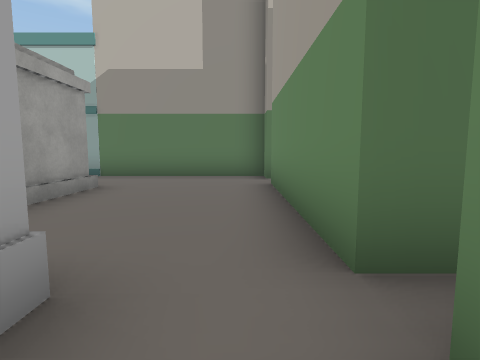
View 1 (above)

24 first-person views from a walk through a Unity game level. The camera is 1.4 m above the floor, tilts 6° down and sees 80° across. The floor is counted in squares, 2 m on a side. Each view is taken from the middle of a square. On the plan, view 1 faces up. The plan holds only what a view shows up to about 10 squares ahead; the rest is blank. The place goes on beyond the plan. The player is left out. Some surface patterns are stand-ins.

View 2
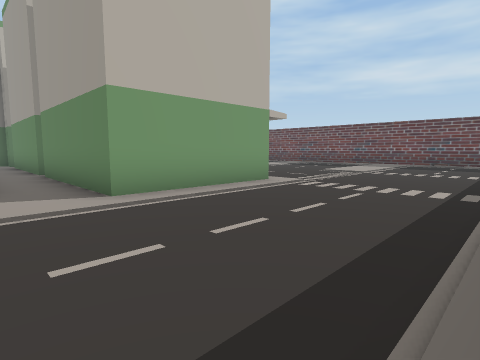

View 3
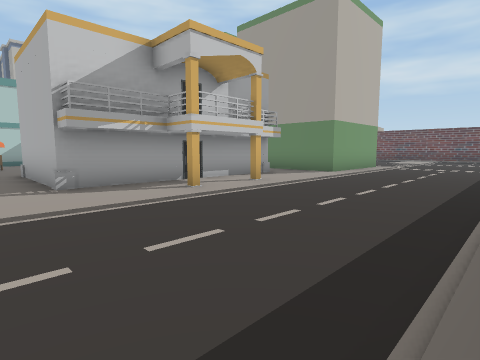

View 4
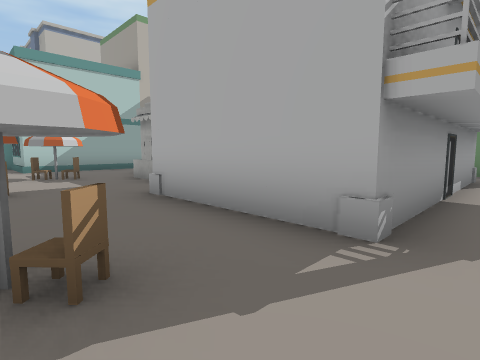

View 5
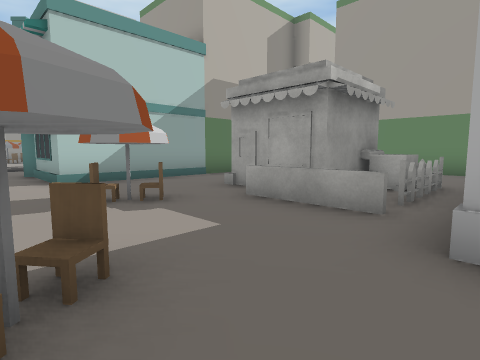

View 6
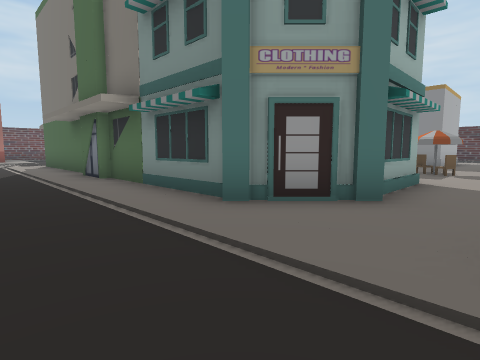

View 7
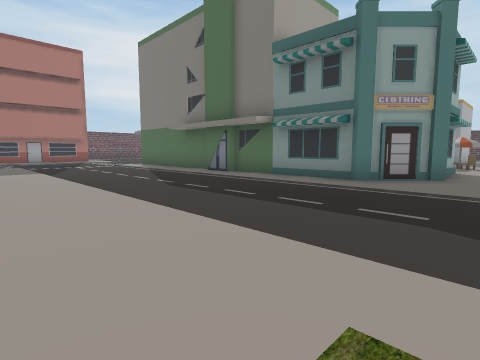

View 8
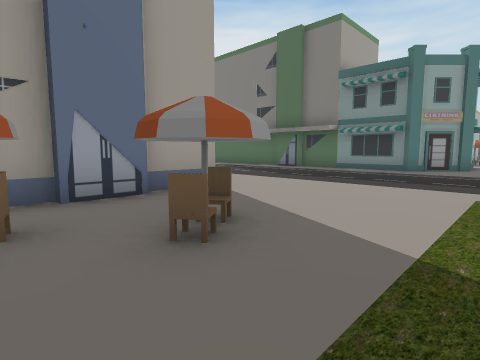

View 9
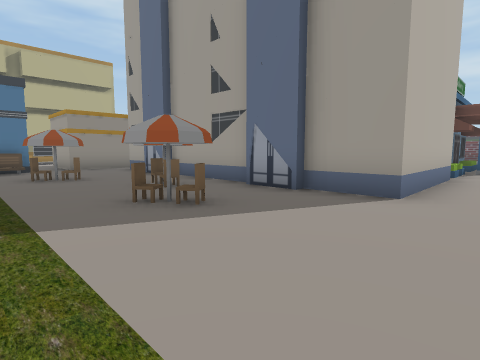

View 10
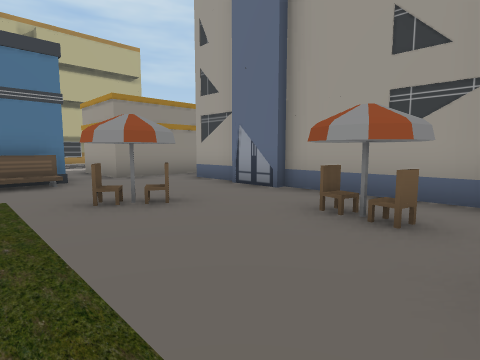

View 11
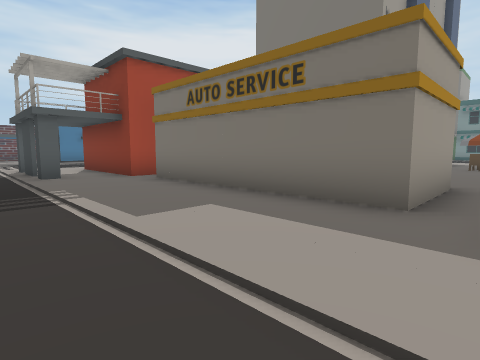

View 12
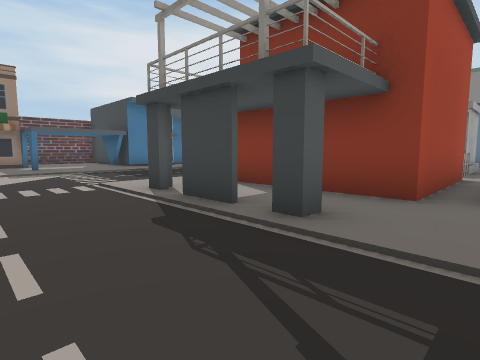

View 13
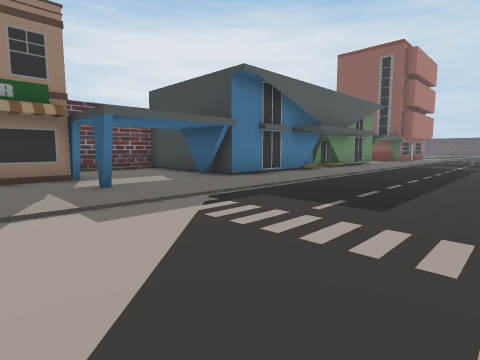

View 14
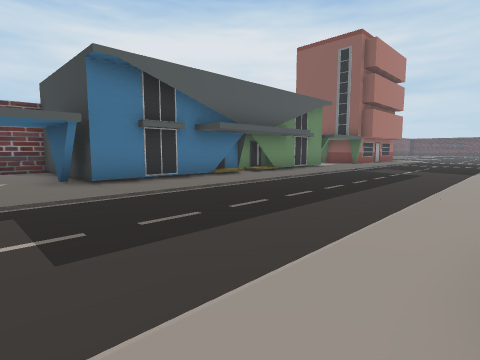

View 15
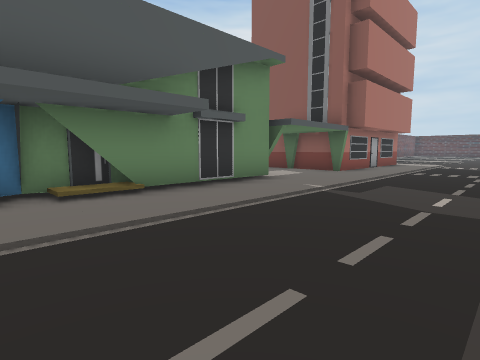

View 16
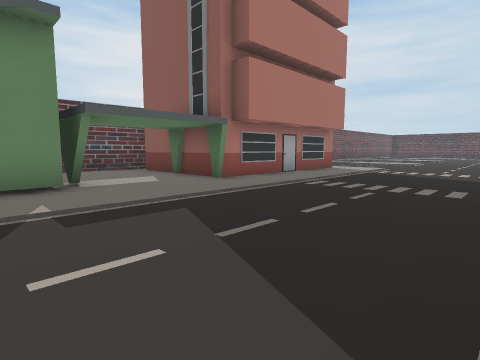

View 17
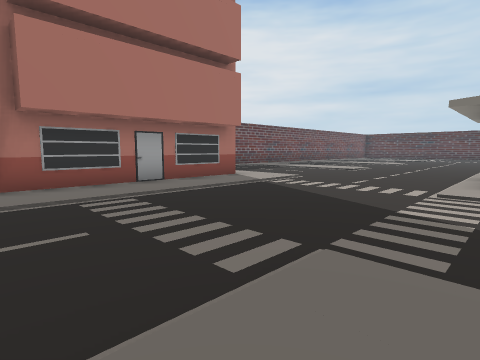

View 18
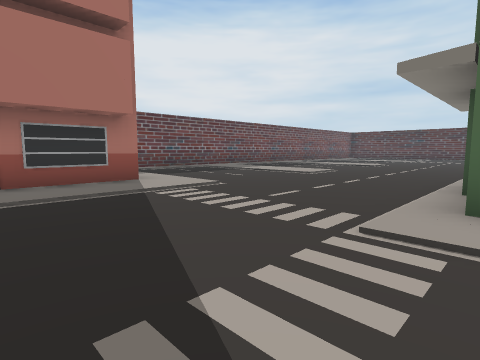

View 19
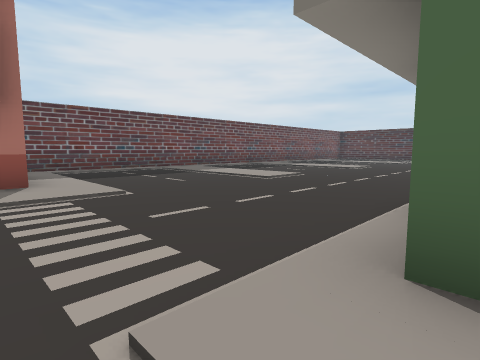

View 20
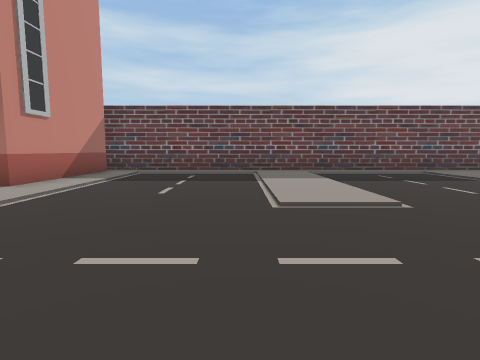

View 21
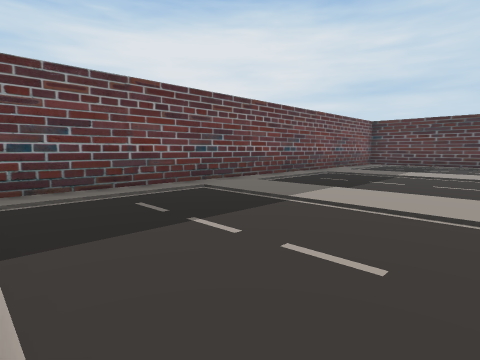

View 22
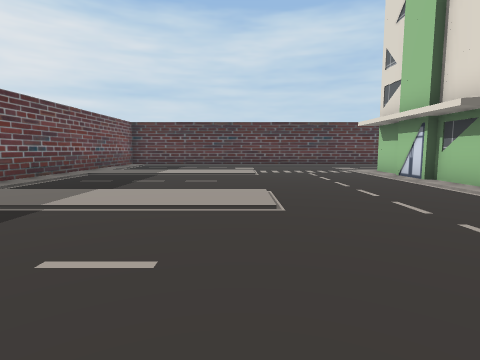

View 23
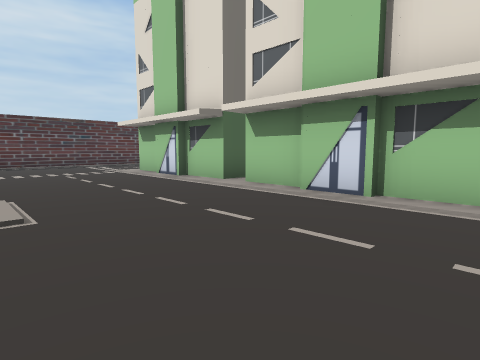

View 24
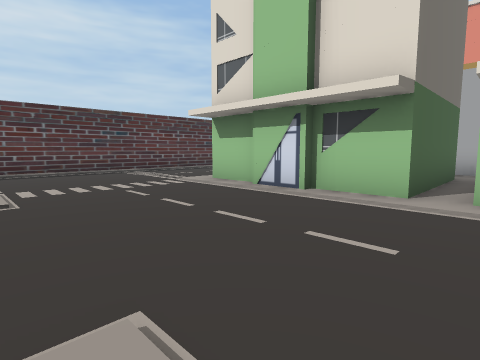

### Floor plan
Key: @ floor where view 1 was taken; # wall or solid block; x gap in a wall; . floor; / step, stairs or slope; B building; C chair; E bench; O other object.
Columns run from 9 left of view 1 to 15 right of it. Each row starts with its distance up from view 1.
 35         ............ OO
 34   ...................OO
 33   .........#.......#...
 32   ......................#
 31   .......####...........#
 30   .BBBBBB#   .......#####
 29   .BBB   #   .......#
 28  E....   #   .......#
 27  ....BBBB.   .......#
 26 .....B   x    ......#
 25 .CC..B   .#   ......#
 24 ..C..B   .#   ......#
 23 .....B        ......#
 22 ...C.B        ......#
 21 ..C..B        ......##
 20 ..C..B        .........
 19 .....BBBBBBBBB..........#
 18 ............B/..........#
 17 ...................BBBB #
 16 ...................B
 15 ............ ......B
 14 ...........  ......B
 13 ...................B
 12  ...................BBB.#
 11  ..BBBBBBBBBBB..........#
 10 ..B          B..........#
  9 ..B          B..........#
  8  .BBBBBBBBB  B..........#
  7  .........B  B..........#
  6  .........B  B..........#
  5 ..C.###...B  B..........#
  4 ....###...B  B..........#
  3 C...###...B  B..........#
  2 C..####...B  B..........#
  1 ...#    #...............#
  0 ...#     @BBBB..........#
 -1 C..#     .B  B..........#
 -2 ...######.B  B..........#
 -3 ..........BBBB..........#
 -4  .......................#
 -5  ....................
 -6  ....................
 -7  ....................
 -8  .................
 -9               ####

Positions as (right, up) in squares from view 1, and headings:
1: (0, 0), facing up
2: (-1, -8), facing up-right
3: (-8, -8), facing up-right
4: (-9, -3), facing up-right
5: (-9, 1), facing up-right
6: (-9, 14), facing down-right
7: (-9, 18), facing down-right
8: (-9, 22), facing down-right
9: (-9, 17), facing up-right
10: (-9, 21), facing up-right
11: (-7, 34), facing down-right
12: (-1, 35), facing down-right
13: (5, 35), facing down-right
14: (4, 32), facing down-right
15: (6, 26), facing down-right
16: (5, 22), facing down-right
17: (4, 18), facing down-right
18: (4, 15), facing down-right
19: (4, 13), facing down-right
20: (5, 8), facing right
21: (9, 6), facing down-right
22: (9, 6), facing down
23: (9, 6), facing down-left
24: (9, 2), facing down-left
